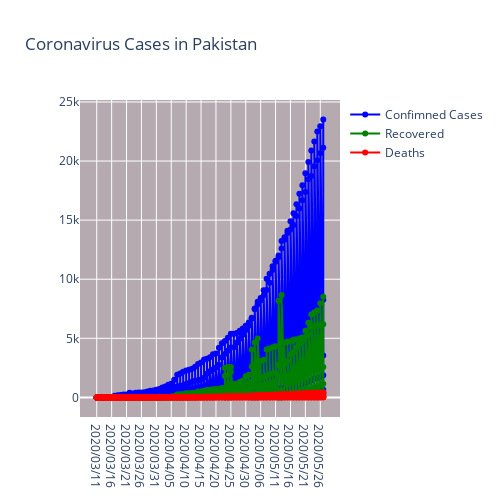

The notebook cell saved with this chart:
### Code cell
fig = go.Figure()
fig.add_trace(go.Scatter(x=covid_data['Date'], y=covid_data['Cumulative  Test positive'],
                    mode='lines+markers',marker_color='blue',name='Confimned Cases'))
#fig.add_trace(go.Scatter(x=train_df['Date'],y=train_df['Active'], 
#                mode='lines+markers',marker_color='purple',name='Active Cases'))
fig.add_trace(go.Scatter(x=covid_data['Date'], y=covid_data['Discharged'],
                mode='lines+markers',marker_color='green',name='Recovered'))
fig.add_trace(go.Scatter(x=covid_data['Date'], y=covid_data['Expired'], 
                mode='lines+markers',marker_color='red',name='Deaths'))
fig.update_layout(title_text='Coronavirus Cases in Pakistan',plot_bgcolor='rgb(180, 170, 175)',width=500, height=500)
fig.show()

### Figure 1 — Plotly figure (JSON) as saved in the notebook; plotly's stock layout.template omitted (floating-point values rounded to 4 significant figures; data arrays with more than 128 entries replaced by an {"elided": "..."} marker saying what was removed)
{"data": [{"marker": {"color": "blue"}, "mode": "lines+markers", "name": "Confimned Cases", "type": "scatter", "x": {"elided": "552 str values"}, "y": {"elided": "552 int values"}}, {"marker": {"color": "green"}, "mode": "lines+markers", "name": "Recovered", "type": "scatter", "x": {"elided": "552 str values"}, "y": {"elided": "552 int values"}}, {"marker": {"color": "red"}, "mode": "lines+markers", "name": "Deaths", "type": "scatter", "x": {"elided": "552 str values"}, "y": {"elided": "552 int values"}}], "layout": {"height": 500, "plot_bgcolor": "rgb(180, 170, 175)", "title": {"text": "Coronavirus Cases in Pakistan"}, "width": 500}}
